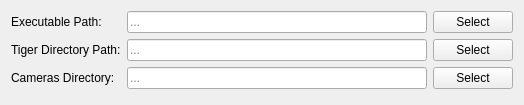
<?xml version="1.0" encoding="UTF-8"?>
<ui version="4.0">
 <class>PathSettings</class>
 <widget class="QWidget" name="PathSettings">
  <property name="geometry">
   <rect>
    <x>0</x>
    <y>0</y>
    <width>524</width>
    <height>105</height>
   </rect>
  </property>
  <property name="windowTitle">
   <string>Form</string>
  </property>
  <layout class="QGridLayout" name="gridLayout">
   <item row="2" column="0">
    <widget class="QLabel" name="label_3">
     <property name="sizePolicy">
      <sizepolicy hsizetype="Preferred" vsizetype="Preferred">
       <horstretch>0</horstretch>
       <verstretch>0</verstretch>
      </sizepolicy>
     </property>
     <property name="text">
      <string>Cameras Directory:</string>
     </property>
     <property name="alignment">
      <set>Qt::AlignJustify|Qt::AlignVCenter</set>
     </property>
     <property name="buddy">
      <cstring>exePathLineEdit</cstring>
     </property>
    </widget>
   </item>
   <item row="1" column="2">
    <widget class="QPushButton" name="selectTigerBtn">
     <property name="sizePolicy">
      <sizepolicy hsizetype="Minimum" vsizetype="Fixed">
       <horstretch>0</horstretch>
       <verstretch>0</verstretch>
      </sizepolicy>
     </property>
     <property name="text">
      <string>Select</string>
     </property>
    </widget>
   </item>
   <item row="0" column="1">
    <widget class="QLineEdit" name="exePathLineEdit">
     <property name="sizePolicy">
      <sizepolicy hsizetype="Expanding" vsizetype="Fixed">
       <horstretch>0</horstretch>
       <verstretch>0</verstretch>
      </sizepolicy>
     </property>
     <property name="placeholderText">
      <string>...</string>
     </property>
    </widget>
   </item>
   <item row="1" column="1">
    <widget class="QLineEdit" name="tigerPathLineEdit">
     <property name="sizePolicy">
      <sizepolicy hsizetype="Expanding" vsizetype="Fixed">
       <horstretch>0</horstretch>
       <verstretch>0</verstretch>
      </sizepolicy>
     </property>
     <property name="placeholderText">
      <string>...</string>
     </property>
    </widget>
   </item>
   <item row="2" column="2">
    <widget class="QPushButton" name="selectCameraPathBtn">
     <property name="text">
      <string>Select</string>
     </property>
    </widget>
   </item>
   <item row="1" column="0">
    <widget class="QLabel" name="label_2">
     <property name="sizePolicy">
      <sizepolicy hsizetype="Preferred" vsizetype="Preferred">
       <horstretch>0</horstretch>
       <verstretch>0</verstretch>
      </sizepolicy>
     </property>
     <property name="text">
      <string>Tiger Directory Path:</string>
     </property>
     <property name="alignment">
      <set>Qt::AlignJustify|Qt::AlignVCenter</set>
     </property>
     <property name="buddy">
      <cstring>exePathLineEdit</cstring>
     </property>
    </widget>
   </item>
   <item row="2" column="1">
    <widget class="QLineEdit" name="camerasPathLineEdit">
     <property name="sizePolicy">
      <sizepolicy hsizetype="Expanding" vsizetype="Fixed">
       <horstretch>0</horstretch>
       <verstretch>0</verstretch>
      </sizepolicy>
     </property>
     <property name="placeholderText">
      <string>...</string>
     </property>
    </widget>
   </item>
   <item row="0" column="2">
    <widget class="QPushButton" name="selectExeBtn">
     <property name="text">
      <string>Select</string>
     </property>
    </widget>
   </item>
   <item row="0" column="0">
    <widget class="QLabel" name="label">
     <property name="sizePolicy">
      <sizepolicy hsizetype="Preferred" vsizetype="Preferred">
       <horstretch>0</horstretch>
       <verstretch>0</verstretch>
      </sizepolicy>
     </property>
     <property name="text">
      <string>Executable Path:</string>
     </property>
     <property name="alignment">
      <set>Qt::AlignJustify|Qt::AlignVCenter</set>
     </property>
     <property name="buddy">
      <cstring>exePathLineEdit</cstring>
     </property>
    </widget>
   </item>
   <item row="3" column="1">
    <spacer name="verticalSpacer">
     <property name="orientation">
      <enum>Qt::Vertical</enum>
     </property>
     <property name="sizeHint" stdset="0">
      <size>
       <width>20</width>
       <height>40</height>
      </size>
     </property>
    </spacer>
   </item>
  </layout>
 </widget>
 <tabstops>
  <tabstop>exePathLineEdit</tabstop>
  <tabstop>selectExeBtn</tabstop>
  <tabstop>tigerPathLineEdit</tabstop>
  <tabstop>selectTigerBtn</tabstop>
  <tabstop>camerasPathLineEdit</tabstop>
  <tabstop>selectCameraPathBtn</tabstop>
 </tabstops>
 <resources/>
 <connections/>
</ui>
